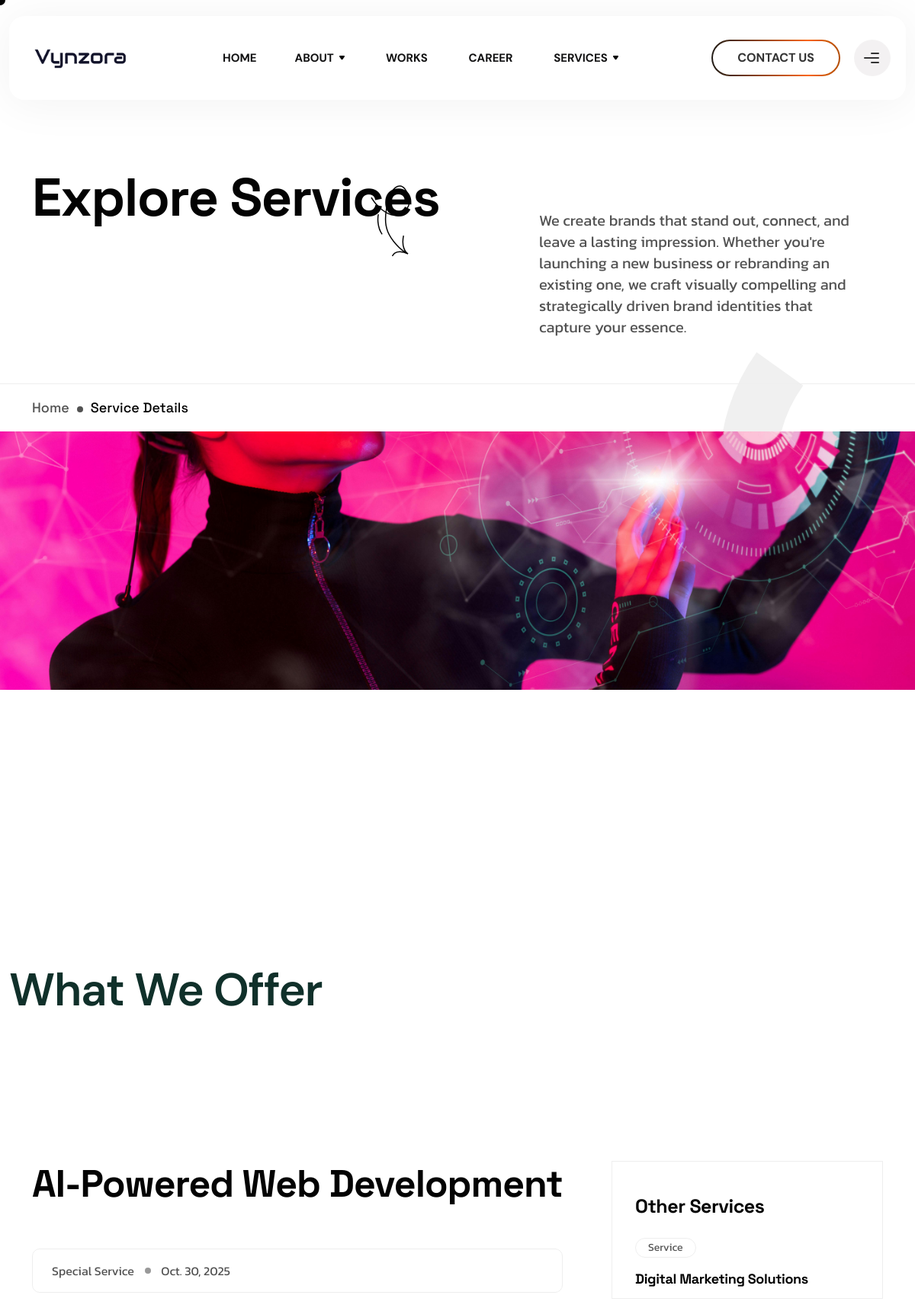
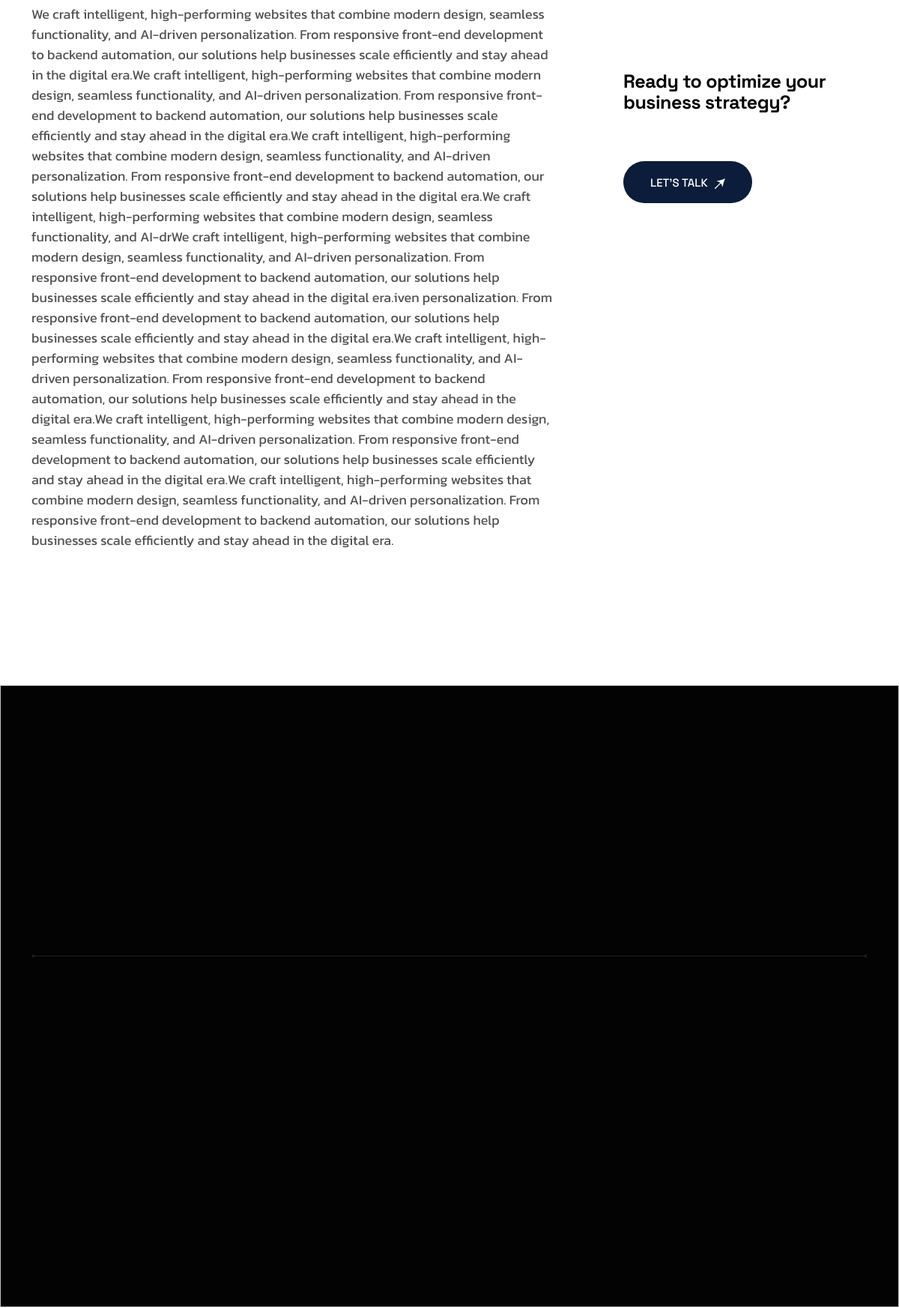
The app's page /services/1/ (upper part) with its own data (2 pictures, top to bottom).
### vynzora_app/models.py (models this page shows, shortened)
class Services(models.Model):
    name = models.CharField(max_length=200)
    description = models.TextField()
    image = models.ImageField(upload_to="services/")
    created_at = models.DateTimeField(auto_now_add=True)

### vynzora_app/views.py (the view)
# urls.py: path('services/<int:id>/', views.service_detail, name='service_detail'),
def service_detail(request, id):
    service = get_object_or_404(Services, id=id)
    services = Services.objects.all()
    offers = getattr(service, 'offers', None)  # if offers is a related_name
    other_services = Services.objects.exclude(id=service.id)[:7]
    process_steps = service.process_steps.all().order_by('id')
    context = {
        'service': service,
        'offers': offers,
        'other_services': other_services,
        'process_steps': process_steps,
        'services':services
    }
    return render(request, 'home/service.html', context)

### templates/home/service.html (shortened to what this page needs)
{% extends "home/base.html" %}
{% load static %}
{% block content %}
            <div class="tp-service-hero-area tp-service-hero-spacing p-relative z-index-1">
               <span class="tp-service-hero-shape-2 p-absolute">
                  <svg class="line-2" viewBox="0 0 402 339" fill="none" xmlns="http://www.w3.org/2000/svg">
                     <circle cx="413.5" cy="413.5" r="353.5" transform="matrix(-1 0 0 1 820 0)" stroke="#F0F0F0" stroke-width="120" />
                  </svg>
               </span>
               <div class="container">
                  <div class="row pb-45">
                     <div class="col-lg-7">
                        <div class="tp-service-hero-left p-relative z-index-1 mb-40">
                           <h2 class="fs-70 fs-lg-60 fs-xs-40">Explore Services</h2>
                           <span class="tp-service-hero-shape tpswing d-none d-sm-inline-block">
                           </span>
                        </div>
                     </div>
                     <div class="col-lg-5">
                        <div class="tp-service-hero-right mt-55">
                           <p class="fs-20 lh-140-per">We create brands that stand out, connect, and<br> leave a lasting impression. Whether you're<br> launching a new business or rebranding an<br> existing one, we craft visually compelling and<br> strategically driven brand identities that<br> capture your essence.</p>
                        </div>
                     </div>
                  </div>
               </div>
               <div class="tp-breadcrumb-wrap">
                  <div class="container">
                     <div class="row">
                        <div class="col-12">
                           <div class="tp-breadcrumb-list">
                              <ul>
                                 <li><a href="index.html">Home</a></li>
                                 <li><span></span></li>
                                 <li>Service Details</li>
                              </ul>
                           </div>
                        </div>
                     </div>
                  </div>
               </div>
            </div>
            <div class="tp-about-me-banner scale-up-img">
               <img class="img-cover scale-up" data-speed="0.4"  src="{{ service.image.url }}"  alt="About Thumbnail">
            </div>
            <div class="tp-service-area pt-145">
               <div class="container-fluid container-1524">
                  <div class="row">
                     <div class="col-12">
                        <div class="tp-service-cst-3-wrap">
                           <h2 class="tp-section-title mb-65 tp-ff-dm fs-72 fs-xl-60 fs-lg-50 fw-600 tp-text-common-black-1">What We Offer</h2>
                           <div class="swiper tp-service-cst-slider">
                              <div class="swiper-wrapper">
                                 {% for offer in service.offers.all %}
                                 <div class="swiper-slide">
                                    <div class="tp-service-cst-item p-relative">
                                       <div class="tp-service-cst-thumb">
                                       </div>
                                    </div>
                                 </div>
                                 {% endfor %}
                              </div>
                           </div>
                        </div>
                     </div>
                  </div>
               </div>
            </div>
            <div class="tp-service-details-area pt-140 pb-90">
   <div class="container">
      <div class="row">
         <div class="col-lg-8">
            <div class="tp-postbox-wrapper mr-110 mb-50">
               <h2 class="fs-50 fs-sm-40 fs-xs-30 lh-120-per mb-55">{{ service.name }}</h2>
               <div class="tp-blog-details-link-wrap mb-25">
                  <div class="tp-blog-details-dates mr-20 mb-10">
                     <span>Special Service</span>
                     <span class="borders"></span>
                     <span>{{ service.created_at|date }}</span>
                  </div>
               </div>
               <div class="tp-blog-details-content mb-70">
                  <p class="fs-18 lh-150-per">{{ service.description }}</p>
               </div>
               <div class="tp-blog-details-tag-wrap">
               </div>
            </div>
         </div>
         <div class="col-lg-4">
            <div class="tp-sidebar-wrap mb-50">
               <div class="tp-sidebar-widget mb-30">
                  <h3 class="tp-sidebar-widget-title mb-25">Other Services</h3>
                  {% for other in other_services %}
                  <div class="tp-sidebar-rc-post mb-15">
                     <a href="#" class="tp-sidebar-rc-post-tag mb-15">Service</a>
                     <h4 class="tp-sidebar-rc-post-title">
                        <a class="underline-black" href="{% url 'service_detail' other.id  %}">{{ other.name }}</a>
                     </h4>
                  </div>
                  {% endfor %}
               </div>
               <div class="tp-sidebar-banner bg-position" data-background="assets/img/blog/postbox/bg.jpg">
                  <h4 class="tp-text-common-black fs-25 mb-65">Ready to optimize your business strategy?</h4>
                  <a href="contact-light.html" class="tp-btn-sm d-inline-block tp-left-right fw-500 tp-ff-heading fs-15 text-uppercase tp-text-common-white tp-bg-theme-primary tp-round-36">
                     <span class="mr10 td-text d-inline-block mr-5">Let's Talk</span>
                     <span class="tp-arrow-angle">
                     </span>
                  </a>
               </div>
            </div>
         </div>
      </div>
   </div>
</div>
            <div class="tp-process-area pt-110 pb-100 tp-bg-common-black p-relative z-index-1">
               <img class="tp-awards-bg-shape" data-background="assets/img/breadcrumb/thumb-12.jpg" alt="">
               <div class="container">
                  <div class="row">
                     <div class="col-lg-12">
                     </div>
                     <div class="col-12 d-none d-lg-block">
                        <div class="tp-process-pp-border">
                           <svg viewBox="0 0 1320 6" fill="none" xmlns="http://www.w3.org/2000/svg">
                              <path d="M5 2.5L0 0.113249V5.88675L5 3.5V2.5ZM1315 3.5L1320 5.88675V0.113249L1315 2.5V3.5ZM4.5 3.5H1315.5V2.5H4.5V3.5Z" fill="white" fill-opacity="0.1" />
                           </svg>
                        </div>
                     </div>
                      {% for step in process_steps %}
    <div class="col-lg-3 col-md-6 col-sm-6">
    </div>
    {% endfor %}
                     <div class="col-lg-12">
                     </div>
                  </div>
               </div>
            </div>
{% endblock %}

### static/assets/css/spacing.css (style rules this page uses)
.mt-55 { margin-top:55px }
.mb-10 { margin-bottom:10px }
.mb-15 { margin-bottom:15px }
.mb-25 { margin-bottom:25px }
.mb-30 { margin-bottom:30px }
.mb-40 { margin-bottom:40px }
.mb-50 { margin-bottom:50px }
.mb-55 { margin-bottom:55px }
.mb-65 { margin-bottom:65px }
.mb-70 { margin-bottom:70px }
.mr-5 { margin-right:5px }
.mr-20 { margin-right:20px }
.mr-110 { margin-right:110px }
.pt-110 { padding-top:110px }
.pt-140 { padding-top:140px }
.pt-145 { padding-top:145px }
.pb-45 { padding-bottom:45px }
.pb-90 { padding-bottom:90px }
.pb-100 { padding-bottom:100px }

### templates/home/service.html (style rules this page uses)
.tp-sidebar-rc-post { padding-bottom: 20px; margin-bottom: 20px; border-bottom: 1px solid #eee; }
.tp-sidebar-rc-post:last-child { border-bottom: none; margin-bottom: 0; padding-bottom: 0; }
.tp-sidebar-rc-post-title { margin-bottom: 8px; line-height: 1.4; }

### records on screen
Services: image (picture), name "AI-Powered Web Development", created_at "Oct. 30, 2025", description "We craft intelligent, high-performing websites that combine modern design, seamless functionality, and AI-driven personalization. From responsive front-end development to backend automation, our solutions help businesses scale efficiently and stay ahead in the digital era.We craft intelligent, high-performing websites that combine modern design, seamless functionality, and AI-driven personalization. From responsive front-end development to backend automation, our solutions help businesses scale efficiently and stay ahead in the digital era.We craft intelligent, high-performing websites that combine modern design, seamless functionality, and AI-driven personalization. From responsive…"
Services: name "Digital Marketing Solutions"
